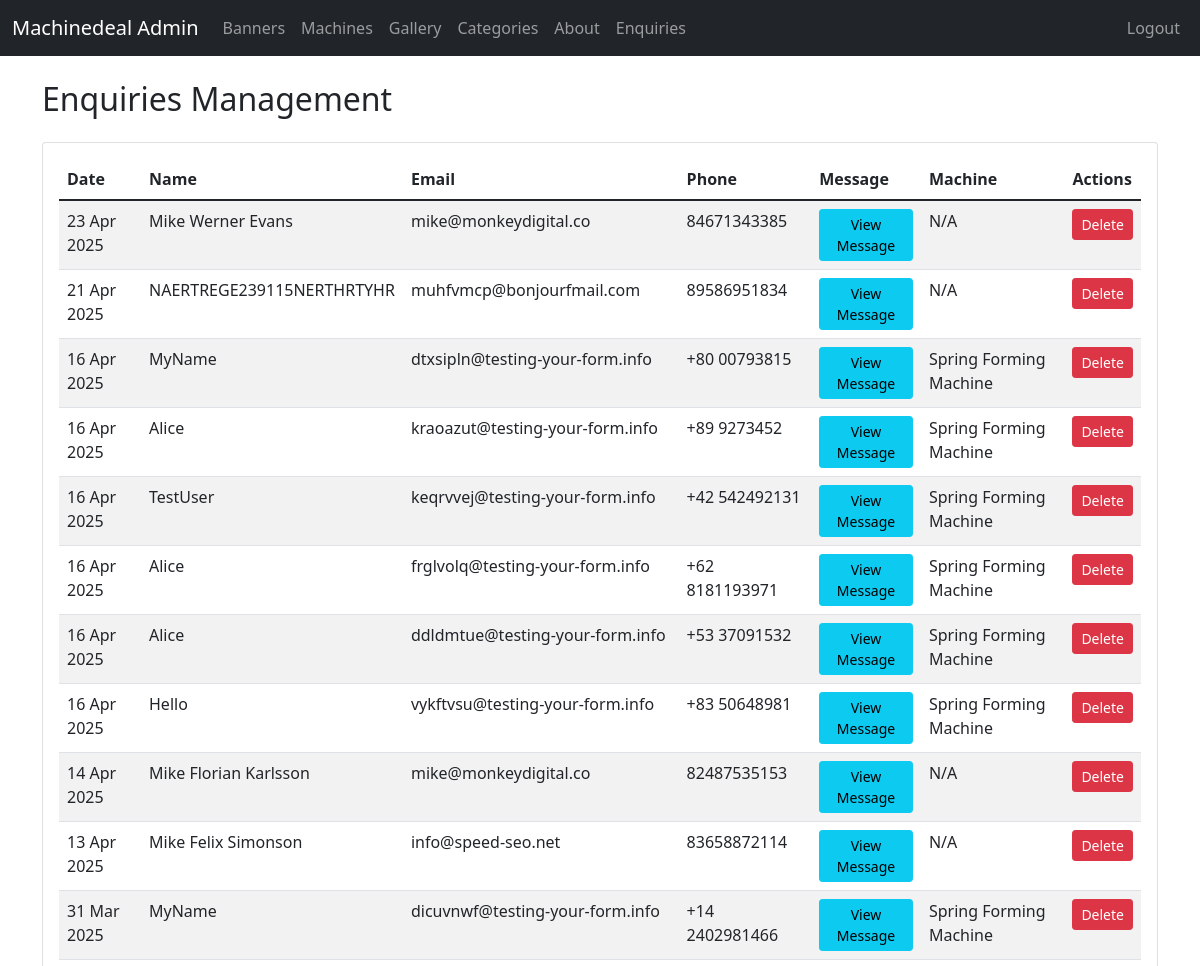
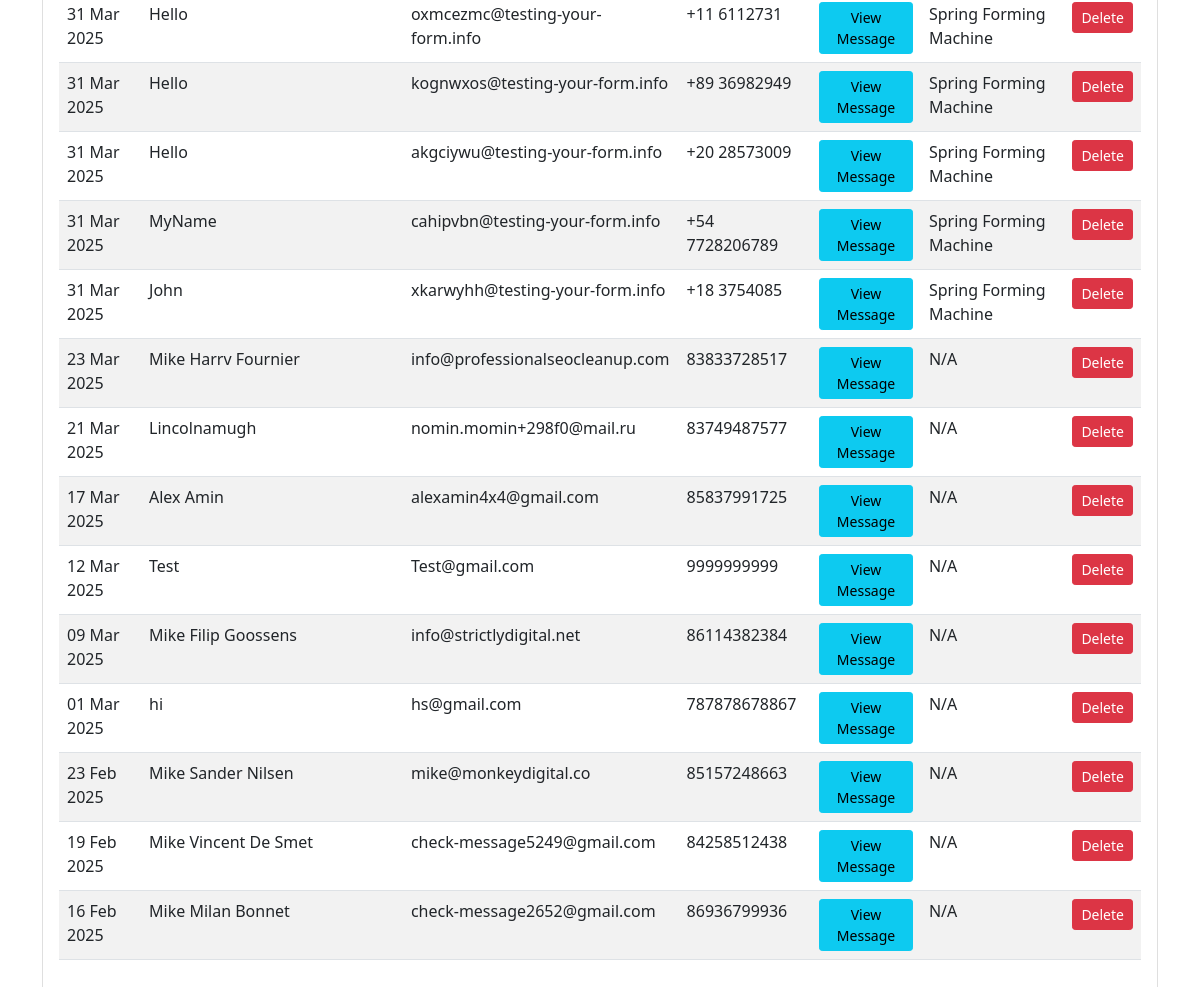
The app's page /admin/enquiries.php (signed in) with its own data (2 pictures, top to bottom).
### tables this page shows
CREATE TABLE `enquiries` (
  `id` int(11) NOT NULL,
  `name` varchar(255) NOT NULL,
  `email` varchar(255) NOT NULL,
  `phone` varchar(50) NOT NULL,
  `message` text NOT NULL,
  `machine_id` int(11) NOT NULL,
  `created_at` timestamp NOT NULL DEFAULT CURRENT_TIMESTAMP
);

CREATE TABLE `machines` (
  `id` int(11) NOT NULL,
  `name` varchar(255) NOT NULL,
  `description` text,
  `short_description` text,
  `image_path` varchar(255) DEFAULT NULL,
  `category_id` int(11) DEFAULT NULL,
  `created_at` timestamp NOT NULL DEFAULT CURRENT_TIMESTAMP
);

### admin/enquiries.php (the view, shortened to what this page needs)
<?php
$database = new Database();
$db = $database->getConnection();
try {
    $db->exec("CREATE TABLE IF NOT EXISTS enquiries (
        id INT(11) NOT NULL AUTO_INCREMENT PRIMARY KEY,
        name VARCHAR(255) NOT NULL,
        email VARCHAR(255) NOT NULL,
        phone VARCHAR(50) NOT NULL,
        message TEXT NOT NULL,
        machine_id INT(11) NOT NULL,
        created_at TIMESTAMP DEFAULT CURRENT_TIMESTAMP
    ) ENGINE=InnoDB DEFAULT CHARSET=utf8mb4;");
} catch (PDOException $e) {
}
try {
    $stmt = $db->query("SELECT e.*, m.name as machine_name
                        FROM enquiries e
                        LEFT JOIN machines m ON e.machine_id = m.id
                        ORDER BY e.created_at DESC");
    $enquiries = $stmt->fetchAll(PDO::FETCH_ASSOC);
} catch (PDOException $e) {
    $enquiries = [];
    $error = "Error fetching enquiries";
}
?>
<!DOCTYPE html>
<html lang="en">
<head>
    <link href="https://cdn.jsdelivr.net/npm/bootstrap@5.1.3/dist/css/bootstrap.min.css" rel="stylesheet">
    <link href="https://cdn.jsdelivr.net/npm/bootstrap-icons@1.7.2/font/bootstrap-icons.css" rel="stylesheet">
</head>
<body>
    <?php include 'includes/navbar.php'; ?>
    <div class="container mt-4">
        <h2 class="mb-4">Enquiries Management</h2>
        <div class="card">
            <div class="card-body">
                <div class="table-responsive">
                    <table class="table table-striped">
                        <thead>
                            <tr>
                                <th>Date</th>
                                <th>Name</th>
                                <th>Email</th>
                                <th>Phone</th>
                                <th>Message</th>
                                <th>Machine</th>
                                <th>Actions</th>
                            </tr>
                        </thead>
                        <tbody>
                            <?php if (!empty($enquiries)): ?>
                                <?php foreach ($enquiries as $enquiry): ?>
                                <tr>
                                    <td><?php echo date('d M Y', strtotime($enquiry['created_at'])); ?></td>
                                    <td><?php echo htmlspecialchars($enquiry['name']); ?></td>
                                    <td><?php echo htmlspecialchars($enquiry['email']); ?></td>
                                    <td><?php echo htmlspecialchars($enquiry['phone']); ?></td>
                                    <td>
                                        <button type="button" class="btn btn-sm btn-info"
                                                onclick="viewMessage('<?php echo htmlspecialchars($enquiry['message']); ?>')">
                                            View Message
                                        </button>
                                    </td>
                                    <td><?php echo htmlspecialchars($enquiry['machine_name'] ?? 'N/A'); ?></td>
                                    <td>
                                        <form method="POST" class="d-inline">
                                            <button type="submit" class="btn btn-sm btn-danger"
                                                    onclick="return confirm('Are you sure you want to delete this enquiry?')">
                                                Delete
                                            </button>
                                        </form>
                                    </td>
                                </tr>
                                <?php endforeach; ?>
                            <?php else: ?>
                                <tr>
                                    <td colspan="7" class="text-center">No enquiries found</td>
                                </tr>
                            <?php endif; ?>
                        </tbody>
                    </table>
                </div>
            </div>
        </div>
    </div>
</body>
</html>

### records on screen
enquiries: created_at "23 Apr 2025", name "Mike Werner Evans", email "mike@monkeydigital.co", phone "84671343385", machine_name "N/A"
enquiries: created_at "21 Apr 2025", name "NAERTREGE239115NERTHRTYHR", email "muhfvmcp@bonjourfmail.com", phone "89586951834", machine_name "N/A"
enquiries: created_at "16 Apr 2025", name "MyName", email "dtxsipln@testing-your-form.info", phone "+80 00793815", machine.name "Spring Forming Machine"
enquiries: created_at "16 Apr 2025", name "Alice", email "kraoazut@testing-your-form.info", phone "+89 9273452", machine.name "Spring Forming Machine"
enquiries: created_at "16 Apr 2025", name "TestUser", email "keqrvvej@testing-your-form.info", phone "+42 542492131", machine.name "Spring Forming Machine"
enquiries: created_at "16 Apr 2025", name "Alice", email "frglvolq@testing-your-form.info", phone "+62 8181193971", machine.name "Spring Forming Machine"
enquiries: created_at "16 Apr 2025", name "Alice", email "ddldmtue@testing-your-form.info", phone "+53 37091532", machine.name "Spring Forming Machine"
enquiries: created_at "16 Apr 2025", name "Hello", email "vykftvsu@testing-your-form.info", phone "+83 50648981", machine.name "Spring Forming Machine"
enquiries: created_at "14 Apr 2025", name "Mike Florian Karlsson", email "mike@monkeydigital.co", phone "82487535153", machine_name "N/A"
enquiries: created_at "13 Apr 2025", name "Mike Felix Simonson", email "info@speed-seo.net", phone "83658872114", machine_name "N/A"
enquiries: created_at "31 Mar 2025", name "MyName", email "dicuvnwf@testing-your-form.info", phone "+14 2402981466", machine.name "Spring Forming Machine"
enquiries: created_at "31 Mar 2025", name "Hello", email "oxmcezmc@testing-your-form.info", phone "+11 6112731", machine.name "Spring Forming Machine"
enquiries: created_at "31 Mar 2025", name "Hello", email "kognwxos@testing-your-form.info", phone "+89 36982949", machine.name "Spring Forming Machine"
enquiries: created_at "31 Mar 2025", name "Hello", email "akgciywu@testing-your-form.info", phone "+20 28573009", machine.name "Spring Forming Machine"
enquiries: created_at "31 Mar 2025", name "MyName", email "cahipvbn@testing-your-form.info", phone "+54 7728206789", machine.name "Spring Forming Machine"
enquiries: created_at "31 Mar 2025", name "John", email "xkarwyhh@testing-your-form.info", phone "+18 3754085", machine.name "Spring Forming Machine"
enquiries: created_at "23 Mar 2025", name "Mike Harrv Fournier", email "info@professionalseocleanup.com", phone "83833728517", machine_name "N/A"
enquiries: created_at "21 Mar 2025", name "Lincolnamugh", email "nomin.momin+298f0@mail.ru", phone "83749487577", machine_name "N/A"
enquiries: created_at "17 Mar 2025", name "Alex Amin", email "alexamin4x4@gmail.com", phone "85837991725", machine_name "N/A"
enquiries: created_at "12 Mar 2025", name "Test", email "Test@gmail.com", phone "9999999999", machine_name "N/A"
enquiries: created_at "09 Mar 2025", name "Mike Filip Goossens", email "info@strictlydigital.net", phone "86114382384", machine_name "N/A"
enquiries: created_at "01 Mar 2025", name "hi", email "hs@gmail.com", phone "787878678867", machine_name "N/A"
enquiries: created_at "23 Feb 2025", name "Mike Sander Nilsen", email "mike@monkeydigital.co", phone "85157248663", machine_name "N/A"
enquiries: created_at "19 Feb 2025", name "Mike Vincent De Smet", email "check-message5249@gmail.com", phone "84258512438", machine_name "N/A"
enquiries: created_at "16 Feb 2025", name "Mike Milan Bonnet", email "check-message2652@gmail.com", phone "86936799936", machine_name "N/A"
